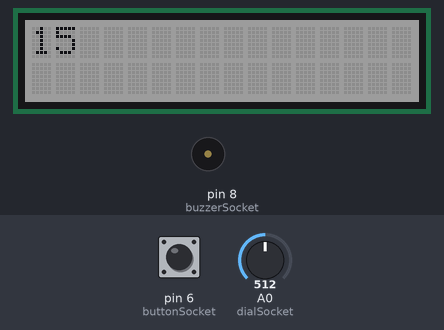
A sketch run on a simulated Arduino Uno, built with avr-gcc and run on an emulated ATmega328P. Parts: 16×2 character LCD, buzzer (waves = sounding, pin HIGH). Inputs (shaded band) come from the test bench; at power-on: pin 6 (buttonSocket) LOW, A0 (dialSocket) = 512.

Above: at 1.2 s.
1.3 s: pin 6 (buttonSocket) pulled HIGH for 0.15 s
At 1.7 s:
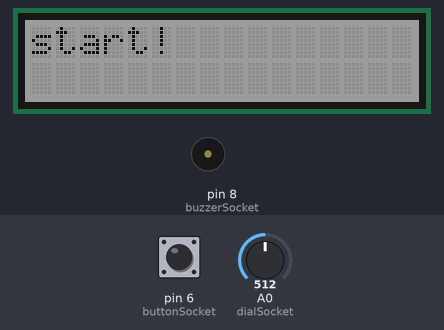
At 19.2 s:
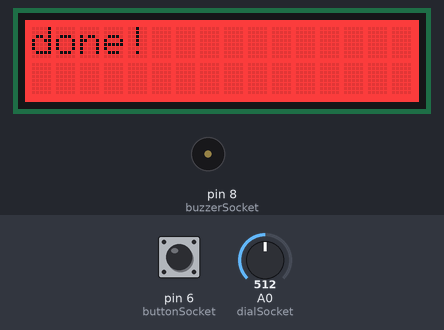
Timing chart, 0 to 20.1 s (numbered marks = the images above; inputs shaded):
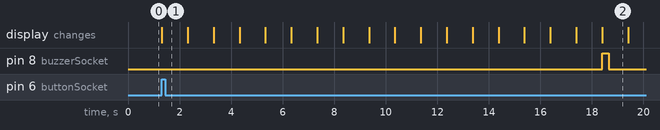

Measured:
- after the input at 1.3 s, pin 8 (buzzerSocket): LOW → HIGH after 17.1 s, → LOW 0.25 s later; the display: changes at once (image 1)
- what the display in image 2 shows lasts 1.0 s, from 18.4 s to 19.4 s

The sketch:

L_05_C_03.ino
```cpp
#include <Wire.h>
#include "rgb_lcd.h"

const int buttonSocket = 6;
const int dialSocket = A0;
const int buzzerSocket = 8;
int seconds = -1;
int dialReading;

rgb_lcd lcd;
const int colorR = 128;
const int colorG = 128;
const int colorB = 128;

void setup() {
  // put your setup code here, to run once:
  pinMode(buttonSocket, INPUT);
  pinMode(dialSocket, INPUT);
  pinMode(buzzerSocket, OUTPUT);
  lcd.begin(16, 2);
  lcd.setRGB(colorR, colorG, colorB);
}

void loop() {
  // put your main code here, to run repeatedly:
  while(not digitalRead(buttonSocket)){
    dialReading = analogRead(dialSocket)/35;
    if(seconds != 1 + dialReading){
      seconds = 1 + dialReading;
      lcd.clear();
      lcd.setCursor(0, 0);
      lcd.print(seconds);
    }
  }
  lcd.clear();
  lcd.setCursor(0, 0);
  lcd.print("start!");
  delay(1000);
  for(int x = seconds; x >= 0; x --){
    lcd.clear();
    lcd.setCursor(0, 0);
    lcd.print(x);
    delay(1000);
  }
  seconds = -1;
  lcd.clear();
  lcd.setCursor(0, 0);
  lcd.print("done!");
  lcd.setRGB(255, 0, 0);
  digitalWrite(buzzerSocket, HIGH);
  delay(250);
  digitalWrite(buzzerSocket, LOW);
  delay(750);
  lcd.setRGB(colorR, colorG, colorB);
  while(digitalRead(buttonSocket)){
    delay(10);
  }
}
```
